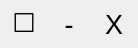
    <widget class="pnlevent" name="buttonspanel" native="true">
     <property name="enabled">
      <bool>true</bool>
     </property>
     <property name="geometry">
      <rect>
       <x>402</x>
       <y>3305</y>
       <width>138</width>
       <height>48</height>
      </rect>
     </property>
     <property name="font">
      <font>
       <pointsize>20</pointsize>
      </font>
     </property>
     <property name="autoFillBackground">
      <bool>true</bool>
     </property>
     <widget class="lblevent" name="windowmaximize">
      <property name="geometry">
       <rect>
        <x>2</x>
        <y>2</y>
        <width>44</width>
        <height>44</height>
       </rect>
      </property>
      <property name="font">
       <font>
        <family>FreeSans</family>
        <pointsize>20</pointsize>
       </font>
      </property>
      <property name="cursor">
       <cursorShape>PointingHandCursor</cursorShape>
      </property>
      <property name="autoFillBackground">
       <bool>true</bool>
      </property>
      <property name="text">
       <string notr="true">□</string>
      </property>
      <property name="alignment">
       <set>Qt::AlignCenter</set>
      </property>
     </widget>
     <widget class="lblevent" name="windowminimize">
      <property name="geometry">
       <rect>
        <x>47</x>
        <y>2</y>
        <width>44</width>
        <height>44</height>
       </rect>
      </property>
      <property name="cursor">
       <cursorShape>PointingHandCursor</cursorShape>
      </property>
      <property name="autoFillBackground">
       <bool>true</bool>
      </property>
      <property name="text">
       <string notr="true">-</string>
      </property>
      <property name="alignment">
       <set>Qt::AlignCenter</set>
      </property>
     </widget>
     <widget class="lblevent" name="windowclose">
      <property name="geometry">
       <rect>
        <x>92</x>
        <y>2</y>
        <width>44</width>
        <height>44</height>
       </rect>
      </property>
      <property name="cursor">
       <cursorShape>PointingHandCursor</cursorShape>
      </property>
      <property name="autoFillBackground">
       <bool>true</bool>
      </property>
      <property name="text">
       <string notr="true">X</string>
      </property>
      <property name="alignment">
       <set>Qt::AlignCenter</set>
      </property>
     </widget>
    </widget>
